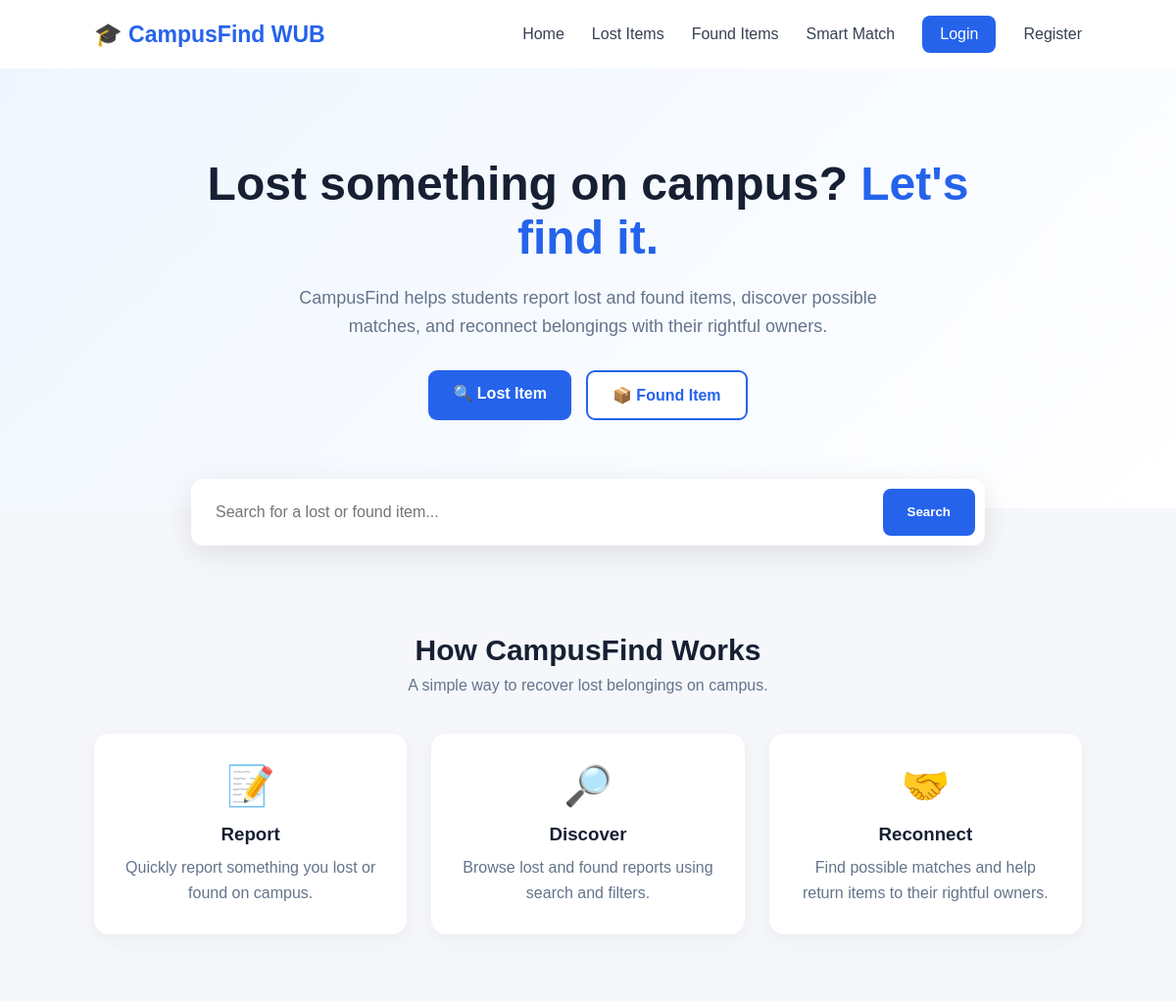
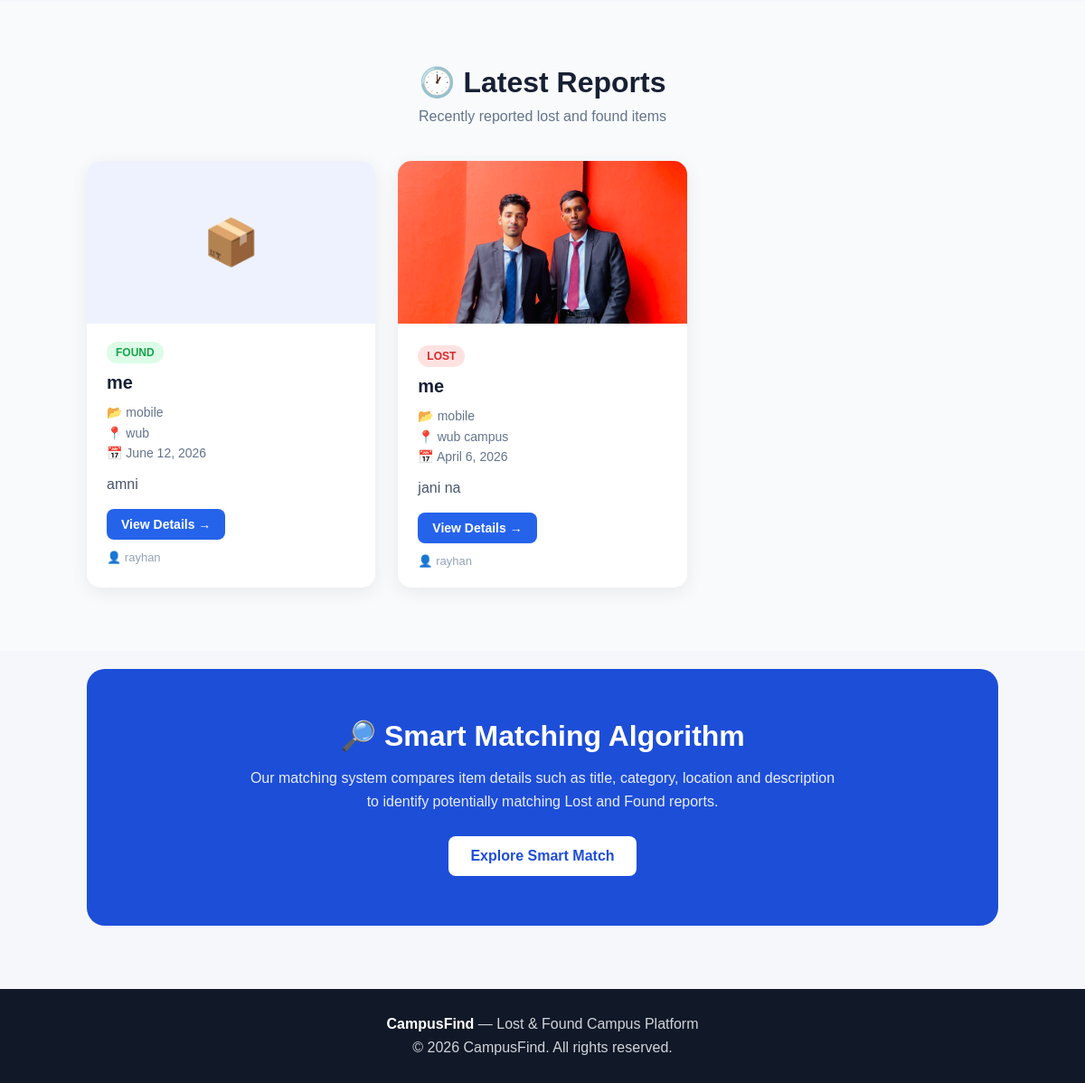
The page / on the database its author committed (2 pictures, top to bottom).
### campusfinder/models.py (models this page shows, shortened)
class Item(models.Model):
    ITEM_TYPE_CHOICES = [
        ('lost', 'Lost'),
        ('found', 'Found'),
    ]
    STATUS_CHOICES = [
        ('active', 'Active'),
        ('claimed', 'Claimed'),
        ('returned', 'Returned'),
    ]
    title = models.CharField(max_length=200)
    item_type = models.CharField(
        max_length=10,
        choices=ITEM_TYPE_CHOICES
    )
    category = models.CharField(max_length=100)
    description = models.TextField()
    location = models.CharField(max_length=200)
    date = models.DateField()
    image = models.ImageField(
        upload_to='items/',
        blank=True,
        null=True
    )
    contact = models.CharField(max_length=100)
    status = models.CharField(
        max_length=10,
        choices=STATUS_CHOICES,
        default='active'
    )
    posted_by = models.ForeignKey(
        User,
        on_delete=models.CASCADE
    )
    created_at = models.DateTimeField(auto_now_add=True)

### campusfinder/views.py (the view)
# urls.py: path('', home, name='home'),
def home(request):
    latest_items = Item.objects.all().order_by('-created_at')[:10]
    return render(
        request,
        'campusfinder/home.html',
        {'latest_items': latest_items}
    )

### campusfinder/templates/campusfinder/home.html (shortened to what this page needs)
<!DOCTYPE html>
<html lang="en">
<head>
</head>
<body>
    <nav class="navbar">
        <div class="logo">
            🎓 CampusFind WUB
        </div>
       <div class="nav-links">
    <a href="{% url 'home' %}">Home</a>
    <a href="{% url 'lost_items' %}">Lost Items</a>
<a href="{% url 'found_items' %}">Found Items</a>
<a href="{% url 'smart_match' %}">Smart Match</a>
    {% if user.is_authenticated %}
        <span style="font-weight: bold;">
            👤 {{ user.username }}
        </span>
        <a href="{% url 'logout' %}" class="login-btn">
            Logout
        </a>
    {% else %}
        <a href="{% url 'login' %}" class="login-btn">
            Login
        </a>
        <a href="{% url 'register' %}">
            Register
        </a>
    {% endif %}
</div>
    </nav>
    <section class="hero">
        <h1>
            Lost something on campus?
            <span>Let's find it.</span>
        </h1>
        <p>
            CampusFind helps students report lost and found items,
            discover possible matches, and reconnect belongings with
            their rightful owners.
        </p>
        <div class="hero-buttons">
            <a href="{% url 'report_item' %}" class="lost-btn">
                🔍 Lost Item
            </a>
            <a href="{% url 'report_item' %}" class="found-btn">
                📦 Found Item
            </a>
        </div>
    </section>
    <div class="search-section">
        <div class="search-box">
            <input
                type="text"
                placeholder="Search for a lost or found item..."
            >
            <button>
                Search
            </button>
        </div>
    </div>
    <section class="section">
        <div class="section-title">
            <h2>How CampusFind Works</h2>
            <p>
                A simple way to recover lost belongings on campus.
            </p>
        </div>
        <div class="features">
            <div class="feature-card">
                <div class="feature-icon">
                    📝
                </div>
                <h3>Report</h3>
                <p>
                    Quickly report something you lost or found
                    on campus.
                </p>
            </div>
            <div class="feature-card">
                <div class="feature-icon">
                    🔎
                </div>
                <h3>Discover</h3>
                <p>
                    Browse lost and found reports using search
                    and filters.
                </p>
            </div>
            <div class="feature-card">
                <div class="feature-icon">
                    🤝
                </div>
                <h3>Reconnect</h3>
                <p>
                    Find possible matches and help return items
                    to their rightful owners.
                </p>
            </div>
        </div>
    </section>
<section style="
    padding: 70px 8%;
    background: #f8fafc;
">
    <div style="
        text-align: center;
        margin-bottom: 40px;
    ">
        <h2 style="
            font-size: 32px;
            color: #172033;
            margin-bottom: 10px;
        ">
            🕐 Latest Reports
        </h2>
        <p style="
            color: #64748b;
            font-size: 16px;
        ">
            Recently reported lost and found items
        </p>
    </div>
    {% if latest_items %}
        <div style="
            display: grid;
            grid-template-columns: repeat(3, 1fr);
            gap: 25px;
            max-width: 1100px;
            margin: auto;
        ">
            {% for item in latest_items %}
                <div style="
                    background: white;
                    border-radius: 15px;
                    overflow: hidden;
                    box-shadow: 0 5px 20px rgba(0,0,0,0.07);
                ">
                    {% if item.image %}
                        <img
                            src="{{ item.image.url }}"
                            alt="{{ item.title }}"
                            style="
                                width: 100%;
                                height: 180px;
                                object-fit: cover;
                            "
                        >
                    {% else %}
                        <div style="
                            height: 180px;
                            background: #eef2ff;
                            display: flex;
                            align-items: center;
                            justify-content: center;
                            font-size: 50px;
                        ">
                            {% if item.item_type == 'lost' %}
                                🔍
                            {% else %}
                                📦
                            {% endif %}
                        </div>
                    {% endif %}
                    <div style="padding: 22px;">
                        {% if item.item_type == 'lost' %}
                            <span style="
                                background: #fee2e2;
                                color: #dc2626;
                                padding: 5px 10px;
                                border-radius: 20px;
                                font-size: 12px;
                                font-weight: bold;
                            ">
                                LOST
                            </span>
                        {% else %}
                            <span style="
                                background: #dcfce7;
                                color: #16a34a;
                                padding: 5px 10px;
                                border-radius: 20px;
                                font-size: 12px;
                                font-weight: bold;
                            ">
                                FOUND
                            </span>
                        {% endif %}
                        <h3 style="
                            margin-top: 14px;
                            margin-bottom: 10px;
                            font-size: 20px;
                        ">
                            {{ item.title }}
                        </h3>
                        <p style="
                            color: #64748b;
                            font-size: 14px;
                            line-height: 1.6;
                        ">
                            📂 {{ item.category }}<br>
                            📍 {{ item.location }}<br>
                            📅 {{ item.date }}
                        </p>
                        <p style="
                            margin-top: 12px;
                            color: #475569;
                            line-height: 1.5;
                        ">
                            {{ item.description|truncatewords:15 }}
                        </p>
                        <a href="{% url 'item_detail' item.id %}"
   style="
       display: inline-block;
       margin-top: 15px;
       padding: 9px 16px;
       background: #2563eb;
       color: white;
       text-decoration: none;
       border-radius: 8px;
       font-weight: bold;
       font-size: 14px;
   ">
    View Details →
</a>
                        <p style="
                            margin-top: 12px;
                            color: #94a3b8;
                            font-size: 13px;
                        ">
                            👤 {{ item.posted_by.username }}
                        </p>
                    </div>
                </div>
            {% endfor %}
        </div>
    {% endif %}
</section>
    <section class="smart-match">
        <h2>
            🔎 Smart Matching Algorithm
        </h2>
        <p>
            Our matching system compares item details such as
            title, category, location and description to identify
            potentially matching Lost and Found reports.
        </p>
        <a href="{% url 'smart_match' %}" class="smart-btn">
            Explore Smart Match
        </a>
    </section>
    <footer>
        <p>
            <strong>CampusFind</strong> — Lost & Found Campus Platform
        </p>
        <p style="margin-top: 8px;">
            © 2026 CampusFind. All rights reserved.
        </p>
    </footer>
</body>
</html>

### campusfinder/templates/campusfinder/home.html (style rules this page uses)
* { margin: 0; padding: 0; box-sizing: border-box; }
body { font-family: Arial, sans-serif; background: #f5f7fb; color: #172033; }
.navbar { background: white; height: 70px; padding: 0 8%; display: flex; align-items: center; justify-content: space-between; box-shadow: 0 2px 12px rgba(0,0,0,0.06); }
.logo { font-size: 23px; font-weight: bold; color: #2563eb; }
.nav-links { display: flex; gap: 28px; align-items: center; }
.nav-links a { text-decoration: none; color: #374151; font-weight: 500; }
.login-btn { background: #2563eb; color: white !important; padding: 10px 18px; border-radius: 8px; }
.hero { padding: 90px 8%; background: linear-gradient(135deg, #eff6ff, #ffffff); text-align: center; }
.hero h1 { font-size: 48px; max-width: 800px; margin: auto; line-height: 1.15; }
.hero h1 span { color: #2563eb; }
.hero p { margin: 20px auto; max-width: 600px; color: #64748b; font-size: 18px; line-height: 1.6; }
.hero-buttons { margin-top: 30px; display: flex; justify-content: center; gap: 15px; flex-wrap: wrap; }
.hero-buttons a { text-decoration: none; padding: 14px 25px; border-radius: 9px; font-weight: bold; }
.lost-btn { background: #2563eb; color: white; }
.found-btn { background: white; color: #2563eb; border: 2px solid #2563eb; }
.search-section { max-width: 850px; margin: -30px auto 60px; padding: 0 20px; }
.search-box { background: white; padding: 10px; border-radius: 12px; display: flex; box-shadow: 0 8px 30px rgba(0,0,0,0.10); }
.search-box input { flex: 1; border: none; outline: none; padding: 15px; font-size: 16px; }
.search-box button { border: none; background: #2563eb; color: white; padding: 0 25px; border-radius: 8px; font-weight: bold; cursor: pointer; }
.section { padding: 30px 8% 70px; }
.section-title { text-align: center; margin-bottom: 40px; }
.section-title h2 { font-size: 30px; }
.section-title p { color: #64748b; margin-top: 10px; }
.features { display: grid; grid-template-columns: repeat(3, 1fr); gap: 25px; }
.feature-card { background: white; padding: 30px; border-radius: 15px; text-align: center; box-shadow: 0 5px 20px rgba(0,0,0,0.05); }
.feature-icon { font-size: 40px; margin-bottom: 15px; }
.feature-card h3 { margin-bottom: 10px; }
.feature-card p { color: #64748b; line-height: 1.6; }
.smart-match { margin: 20px 8% 70px; padding: 55px; border-radius: 20px; background: #1d4ed8; color: white; text-align: center; }
.smart-match h2 { font-size: 32px; margin-bottom: 15px; }
.smart-match p { max-width: 650px; margin: auto; line-height: 1.6; opacity: 0.9; }
.smart-btn { display: inline-block; margin-top: 25px; background: white; color: #1d4ed8; padding: 13px 24px; border-radius: 8px; text-decoration: none; font-weight: bold; }
footer { background: #111827; color: #d1d5db; text-align: center; padding: 30px; }
footer strong { color: white; }

### rows shown on the page
Item: item_type "FOUND", title "me", category "mobile", location "wub", date "June 12, 2026", description "amni", posted_by.username "rayhan"
Item: image (picture), item_type "LOST", title "me", category "mobile", location "wub campus", date "April 6, 2026", description "jani na", posted_by.username "rayhan"
